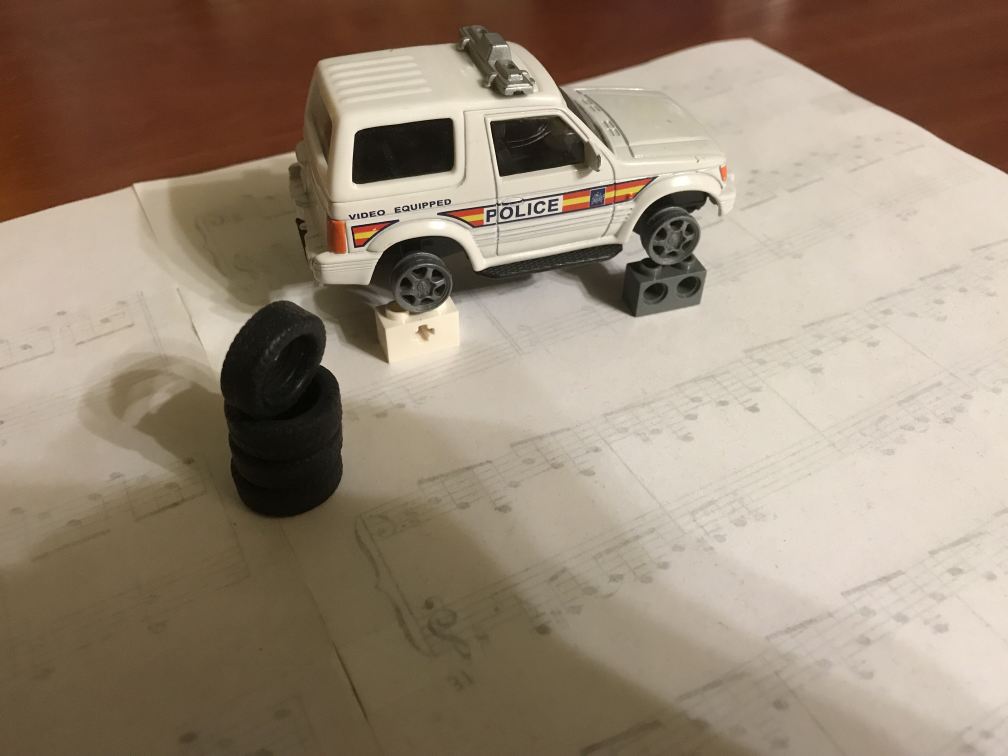
#> input picture cv1/input/IMG_0660.JPG, 4032 x 3024 px, found by its file name (shown at 1/4 size)
$ python cv1.py
#> lines starting #> are read from the running program, lines starting #| are printed output that depends on the picture; after the words box and inside, x2 and y2 are one past the last pixel; in counts of white or black regions, pixels touching at a corner belong together; long printed decimals are rounded
import os, glob
import cv2
import time
import numpy as np
import math

imageList = []
ethalonImg = 'input\IMG_0660.JPG'
for filename in glob.glob('input/*.jpg'):
    if (ethalonImg not in filename):
        imageList.append(filename)

imageListWithoutObj = []
for filename in glob.glob('input_without_obj/*.jpg'):
    if (ethalonImg not in filename):
        imageListWithoutObj.append(filename)

imageListRemote = []
ethalonImgRemote = 'remote\detector.jpg'
for filename in glob.glob('remote/*.jpg'):
    if (ethalonImgRemote not in filename):
        imageListRemote.append(filename)


def matchCenter(img, min, max):
    hsv_min = np.array(min, np.uint8)
    hsv_max = np.array(max, np.uint8)
    hsv = cv2.cvtColor(img, cv2.COLOR_BGR2HSV)
    thresh = cv2.inRange(hsv, hsv_min, hsv_max)
    moments = cv2.moments(thresh, 1)
    dM01 = moments['m01']
    dM10 = moments['m10']
    dArea = moments['m00']
    if dArea > 100:
        x = int(dM10 / dArea)
        y = int(dM01 / dArea)
        return x, y
    return 0, 0


def kaze_match(kps1, descs1, gray1, im2_path, f, min, max):
    start_time = time.time()
    im2 = cv2.imread(im2_path)
    gray2 = cv2.cvtColor(im2, cv2.COLOR_BGR2GRAY)

    detector = cv2.AKAZE_create()
    (kps2, descs2) = detector.detectAndCompute(gray2, None)
    try:

        bf = cv2.BFMatcher(cv2.NORM_HAMMING)
        matches = bf.knnMatch(descs1, descs2, k=2)

        good = []
        center = [0, 0]
        for m, n in matches:
            if m.distance < 0.75 * n.distance:
                good.append([m])
                center[0] += kps2[m.trainIdx].pt[0]
                center[1] += kps2[m.trainIdx].pt[1]
        matchTime = time.time() - start_time

        info = "img: {}, mathes: {}, good: {}, delta: {}, time/size: {} sec" \
            .format(im2_path, len(matches), len(good), len(matches) - len(good),
                    matchTime / os.path.getsize(im2_path) * 1000000)

        if min != None and max != None:
            x, y = matchCenter(im2, min, max)
            # похибка локалізації (відстань між реальним розміщенням предмета в кадрі та розпізнаним)
            locError = math.sqrt((x - center[0] / len(good)) ** 2 + (y - center[1] / len(good)) ** 2)
            info += ', localization error: {}'.format(locError)

        f.write(info + '\n')
        print(info)
        # im3 = cv2.drawMatchesKnn(gray1, kps1, gray2, kps2, good, None, flags=2)
        # cv2.namedWindow("output", cv2.WINDOW_NORMAL)  # Create window with freedom of dimensions
        # imS = cv2.resize(im3, (960, 540))  # Resize image
        # cv2.imshow("output", imS)
    except Exception:
        print("error")

def processAll(list, ethalonImg, min, max):
    im1 = cv2.imread(ethalonImg)
    gray1 = cv2.cvtColor(im1, cv2.COLOR_RGB2GRAY)
    detector = cv2.AKAZE_create()
    (kps1, descs1) = detector.detectAndCompute(gray1, None)
    for file in list:
        kaze_match(kps1, descs1, gray1, file, f, min, max)
        key = cv2.waitKey(1)
        if key & 0xFF == ord('q') or key == 27:
            break


f = open("result.txt", "a")
min = (0, 0, 153)
max = (255, 51, 255)
f.write('\n' + "=======police bobik=======" + '\n')
f.write('\n' + "=======images with obj=======" + '\n')
processAll(imageList, ethalonImg, min, max)
#> in processAll, im1 is the input picture: shape (3024, 4032, 3); mean B, G, R 118.2, 136.5, 152.6
#> in processAll, `gray1 = cv2.cvtColor(im1, cv2.COLOR_RGB2GRAY)`:
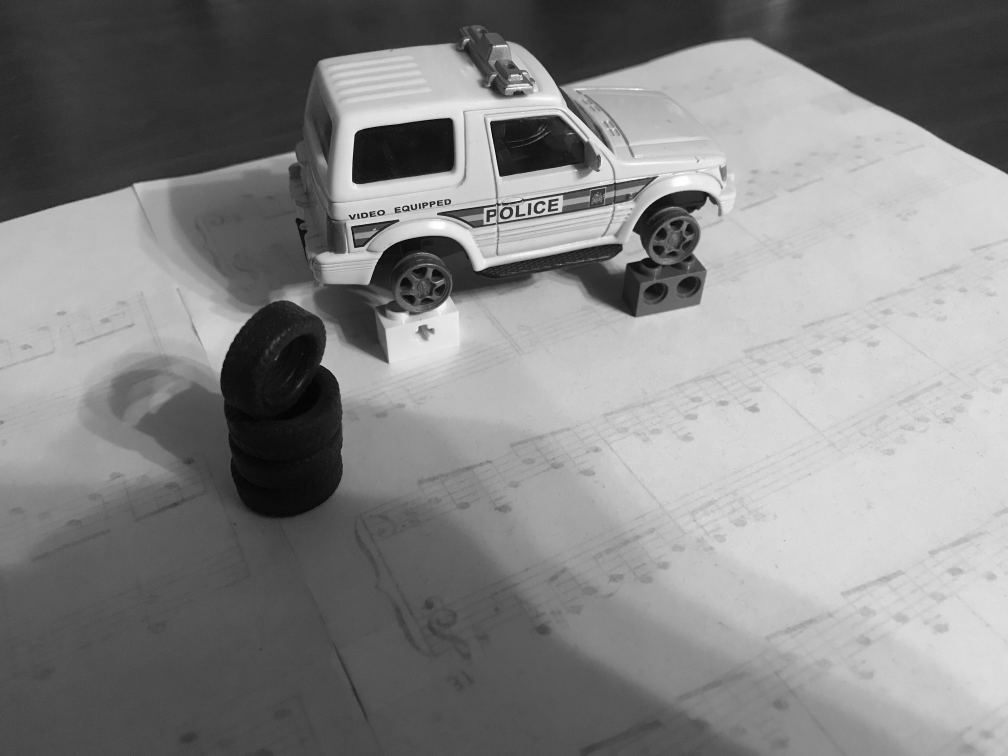
#> gray1: shape (3024, 4032) (shown at 1/4 size); min 0, max 254, mean 133
#> in processAll, `(kps1, descs1) = detector.detectAndCompute(gray1, None)`: kps1 = 4508 keypoints; strongest (x, y, size): (1458, 861, 8.1), (2026, 852, 16.1), (1790, 807, 8.1), (1524, 851, 8.1)
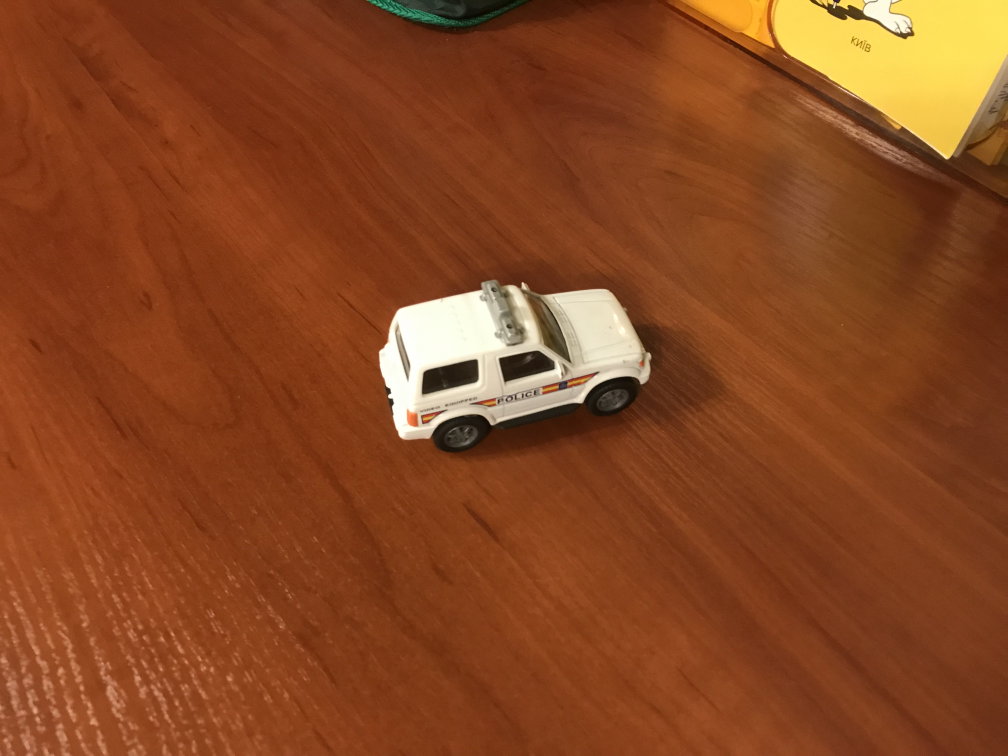
#> input picture cv1/input/IMG_0568.JPG, 4032 x 3024 px (shown at 1/4 size)
#> in kaze_match, im2 is the input picture: shape (3024, 4032, 3); mean B, G, R 34.3, 71.2, 135.3
#> in kaze_match, `gray2 = cv2.cvtColor(im2, cv2.COLOR_BGR2GRAY)`:
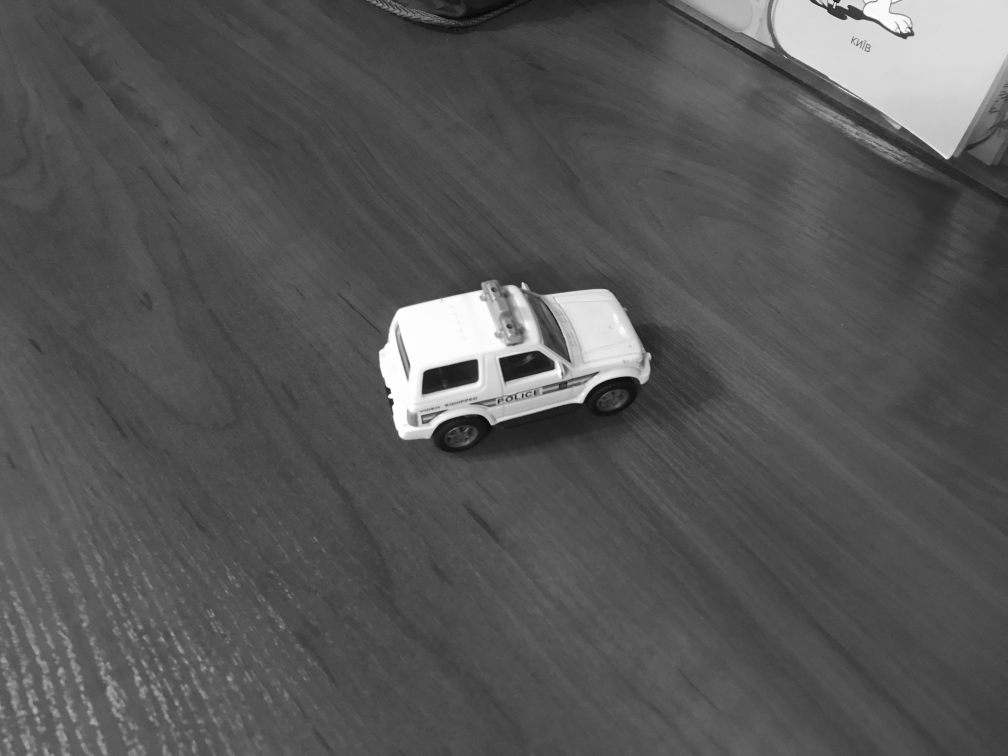
#> gray2: shape (3024, 4032) (shown at 1/4 size); min 1, max 255, mean 86.2
#> in kaze_match, `(kps2, descs2) = detector.detectAndCompute(gray2, None)`: kps2 = 2535 keypoints; strongest (x, y, size): (1732, 1522, 64.6), (1866, 1488, 64.6), (2045, 1471, 64.6), (1554, 1564, 16.1)
#> in kaze_match, `matches = bf.knnMatch(descs1, descs2, k=2)`: matches = 4508 matches
#> after the loop in kaze_match, `for m, n in matches:`: center = [132527.4, 89962.3]; good = 63 matches
#> in matchCenter, `hsv = cv2.cvtColor(img, cv2.COLOR_BGR2HSV)`: hsv: shape (3024, 4032, 3); mean H, S, V 11.2, 195, 135.4
#> in matchCenter, `thresh = cv2.inRange(hsv, hsv_min, hsv_max)`:
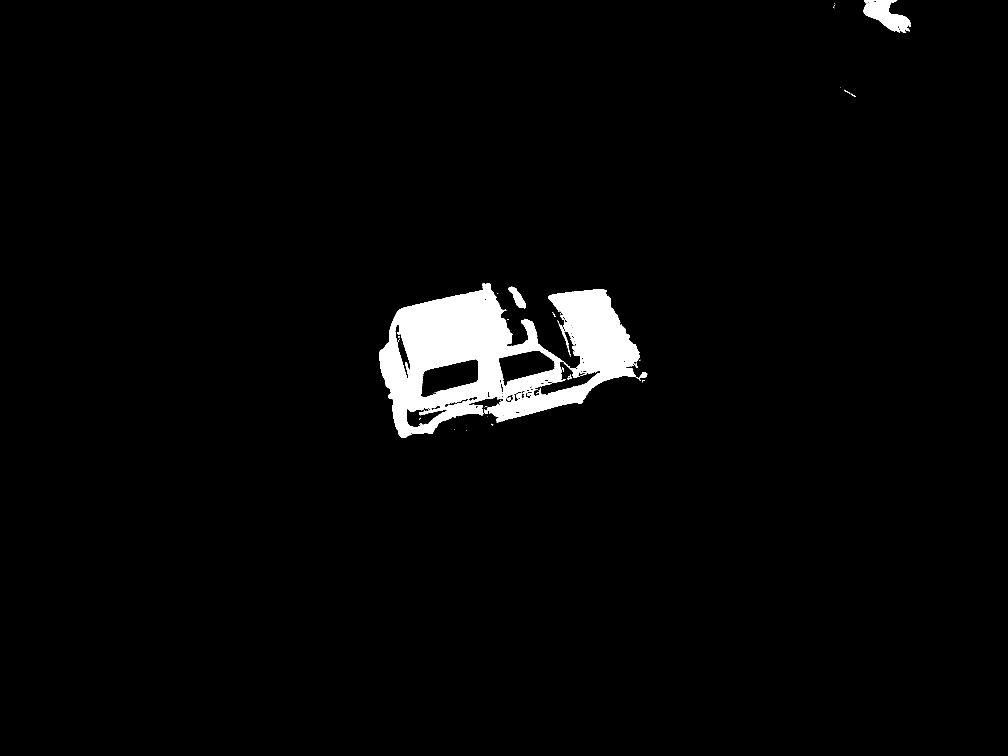
#> thresh: shape (3024, 4032) (shown at 1/4 size); 2.7% white; 93 white regions (71 under 20 px), largest, box (x1, y1, x2, y2) and area: (1518, 1132, 2560, 1752) 315757, (3454, 0, 3641, 131) 12219, (2033, 1146, 2104, 1232) 2612
#> in matchCenter, `moments = cv2.moments(thresh, 1)`: moments = moments, m00 333571, centre m10/m00, m01/m00 = (2051.8, 1363.6)
#> in matchCenter, `dM01 = moments['m01']`: dM01 = 454849667
#> in matchCenter, `dM10 = moments['m10']`: dM10 = 684427411
#> in matchCenter, `dArea = moments['m00']`: dArea = 333571
#> in matchCenter, `x = int(dM10 / dArea)`: x = 2051
#> in matchCenter, `y = int(dM01 / dArea)`: y = 1363
#> in kaze_match, `x, y = matchCenter(im2, min, max)`: x = 2051; y = 1363
#> in kaze_match, `locError = math.sqrt((x - center[0] / len(good)) ** 2 + (y - center[1]..`: locError = 83.6
#| img: input/IMG_0568.JPG, mathes: 4508, good: 63, delta: 4445, time/size: 2.548 sec, localization error: 83.602
#> (key q is pressed here)
f.write("=======images without obj=======" + '\n')
processAll(imageListWithoutObj, ethalonImg, min, max)
min = (0, 0, 153)
max = (255, 51, 255)
f.write('\n' + "=======remote control=======" + '\n')
#> (the run stopped early here; a loop or call above may not have finished)
